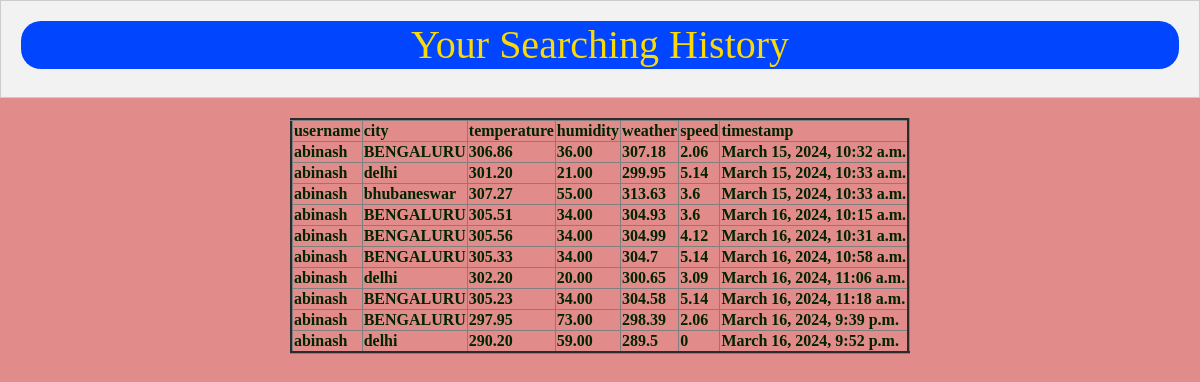
The page /user_history/ (signed in) on the database its author committed.
### app/models.py (models this page shows, shortened)
class WeatherData(models.Model):
    username=models.ForeignKey(User,on_delete=models.CASCADE,default=0)
    city = models.CharField(max_length=100)
    temperature = models.DecimalField(max_digits=5, decimal_places=2)
    humidity = models.DecimalField(max_digits=5, decimal_places=2)
    weather=models.CharField(max_length=10,default=0)
    speed=models.CharField(max_length=10,default=0)
    timestamp = models.DateTimeField(auto_now_add=True)

### app/views.py (the view)
# urls.py: path('user_history/',user_history,name='user_history'),
@login_required
def user_history(request):
    username=request.session['username']
    UO=User.objects.get(username=username)
    LWO=WeatherData.objects.filter(username=UO)
    d={'LWO':LWO}
    return render(request,'user_history.html',d)

### templates/user_history.html (shortened to what this page needs)
{% extends 'dummy.html' %}
{% block body_block %}
<div class="message">
    <h1>Your Searching History</h1>
</div>
    <table border="3px">
        <tr><th>username</th>
            <th>city</th>
            <th>temperature</th>
            <th>humidity</th>
            <th>weather</th>
            <th>speed</th>
            <th>timestamp</th>
        </tr>
{% for obj in LWO %}
        <tr><th>{{obj.username}}</th>
            <th>{{obj.city}}</th>
            <th>{{obj.temperature}}</th>
            <th>{{obj.humidity}}</th>
            <th>{{obj.weather}}</th>
            <th>{{obj.speed}}</th>
            <th>{{obj.timestamp}}</th>
        </tr>
{% endfor %}
    </table>
{% endblock %}

### templates/user_history.html (style rules this page uses)
.message { background-color: #f2f2f2; border: 1px solid #ccc; padding: 20px; margin-bottom: 20px; text-align: center; }

### templates/dummy.html (style rules this page uses)
body { color: rgb(1, 36, 1); font-display: bold; font-family:Georgia, 'Times New Roman', Times, serif; text-align: center; background: rgb(225, 139, 139); }
h1 { border:color-mix(in hwb shorter hue, color palevioletred percentage); border-radius: 20px; background-color:rgb(1, 69, 255); text-align: center; color:rgb(249, 217, 7); }

### rows shown on the page
WeatherData: username "abinash", city "BENGALURU", temperature "306.86", humidity "36.00", weather "307.18", speed "2.06", timestamp "March 15, 2024, 10:32 a.m."
WeatherData: username "abinash", city "delhi", temperature "301.20", humidity "21.00", weather "299.95", speed "5.14", timestamp "March 15, 2024, 10:33 a.m."
WeatherData: username "abinash", city "bhubaneswar", temperature "307.27", humidity "55.00", weather "313.63", speed "3.6", timestamp "March 15, 2024, 10:33 a.m."
WeatherData: username "abinash", city "BENGALURU", temperature "305.51", humidity "34.00", weather "304.93", speed "3.6", timestamp "March 16, 2024, 10:15 a.m."
WeatherData: username "abinash", city "BENGALURU", temperature "305.56", humidity "34.00", weather "304.99", speed "4.12", timestamp "March 16, 2024, 10:31 a.m."
WeatherData: username "abinash", city "BENGALURU", temperature "305.33", humidity "34.00", weather "304.7", speed "5.14", timestamp "March 16, 2024, 10:58 a.m."
WeatherData: username "abinash", city "delhi", temperature "302.20", humidity "20.00", weather "300.65", speed "3.09", timestamp "March 16, 2024, 11:06 a.m."
WeatherData: username "abinash", city "BENGALURU", temperature "305.23", humidity "34.00", weather "304.58", speed "5.14", timestamp "March 16, 2024, 11:18 a.m."
WeatherData: username "abinash", city "BENGALURU", temperature "297.95", humidity "73.00", weather "298.39", speed "2.06", timestamp "March 16, 2024, 9:39 p.m."
WeatherData: username "abinash", city "delhi", temperature "290.20", humidity "59.00", weather "289.5", speed "0", timestamp "March 16, 2024, 9:52 p.m."
